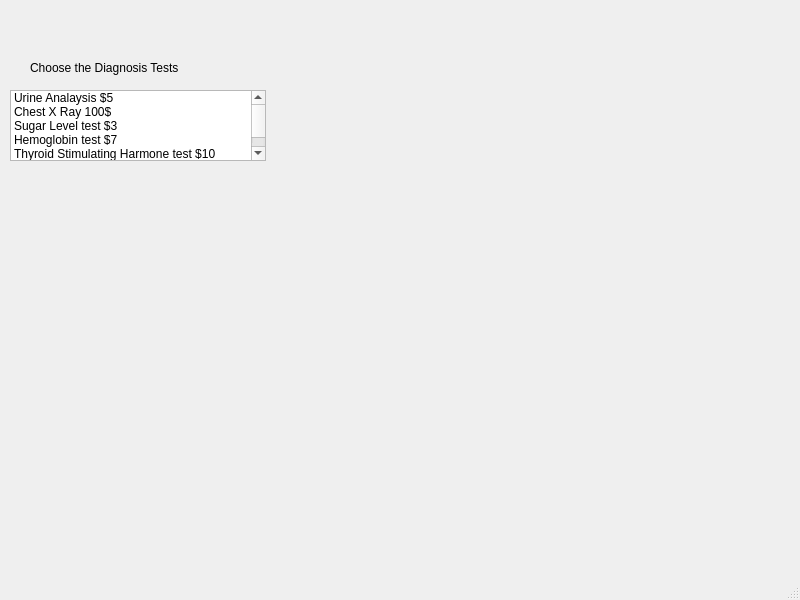
<?xml version="1.0" encoding="UTF-8"?>
<ui version="4.0">
 <class>MainWindow</class>
 <widget class="QMainWindow" name="MainWindow">
  <property name="geometry">
   <rect>
    <x>0</x>
    <y>0</y>
    <width>800</width>
    <height>600</height>
   </rect>
  </property>
  <property name="windowTitle">
   <string>MainWindow</string>
  </property>
  <widget class="QWidget" name="centralwidget">
   <widget class="QLabel" name="label">
    <property name="geometry">
     <rect>
      <x>30</x>
      <y>60</y>
      <width>191</width>
      <height>16</height>
     </rect>
    </property>
    <property name="text">
     <string>Choose the Diagnosis Tests</string>
    </property>
   </widget>
   <widget class="QLabel" name="labelTest_2">
    <property name="geometry">
     <rect>
      <x>10</x>
      <y>190</y>
      <width>271</width>
      <height>31</height>
     </rect>
    </property>
    <property name="text">
     <string/>
    </property>
   </widget>
   <widget class="QListWidget" name="listWidgetDiagnosis">
    <property name="geometry">
     <rect>
      <x>10</x>
      <y>90</y>
      <width>256</width>
      <height>71</height>
     </rect>
    </property>
    <item>
     <property name="text">
      <string>Urine Analaysis $5</string>
     </property>
    </item>
    <item>
     <property name="text">
      <string>Chest X Ray 100$</string>
     </property>
    </item>
    <item>
     <property name="text">
      <string>Sugar Level test $3</string>
     </property>
    </item>
    <item>
     <property name="text">
      <string>Hemoglobin test $7</string>
     </property>
    </item>
    <item>
     <property name="text">
      <string>Thyroid Stimulating Harmone test $10</string>
     </property>
    </item>
   </widget>
  </widget>
  <widget class="QMenuBar" name="menubar">
   <property name="geometry">
    <rect>
     <x>0</x>
     <y>0</y>
     <width>800</width>
     <height>23</height>
    </rect>
   </property>
  </widget>
  <widget class="QStatusBar" name="statusbar"/>
 </widget>
 <resources/>
 <connections/>
</ui>
